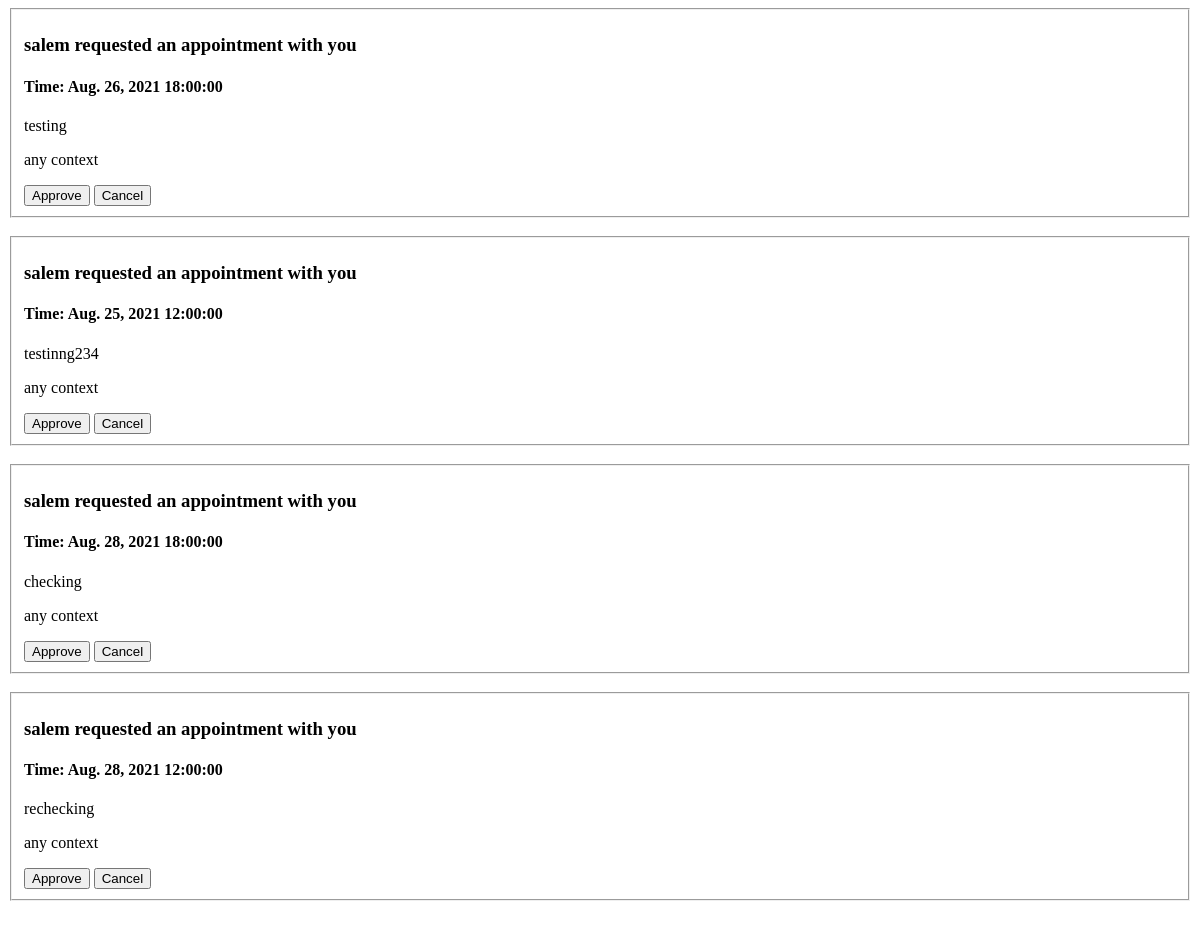
/invitations/1, run on an earlier commit of the app's database.
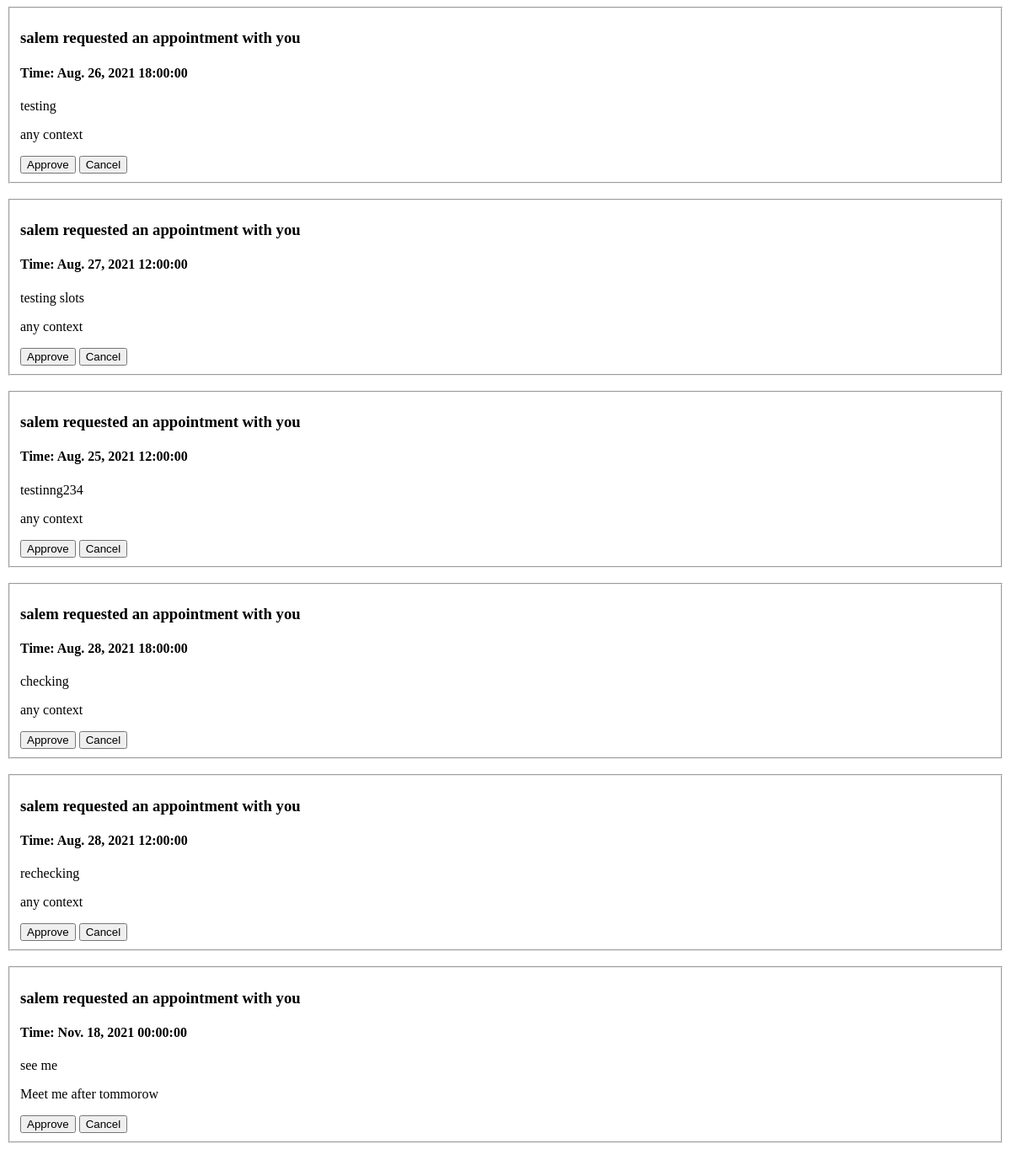
And on a later commit of the database.
### appointment/models.py (models this page shows, shortened)
class Appointment(models.Model):
    title = models.CharField(max_length=50, default="I'd like to book an appoinment.")
    inviter = models.ForeignKey(User,
            related_name='inviter',
            on_delete=models.CASCADE)
    invitee = models.ForeignKey(User,
            related_name='invitee',
            on_delete=models.CASCADE)
    date = models.DateField(default=get_date)
    time_slot = models.ForeignKey(TimeSlot,
            related_name='timeslots',
            on_delete=models.CASCADE)
    approved = models.BooleanField(default=False)
    context = models.TextField()

class TimeSlot(models.Model):
    DAYS = (
        ('Monday', 'Monday'),
        ('Tuesday', 'Tuesday'),
        ('Wednesday', 'Wednesday'),
        ('Thursday', 'Thursday'),
        ('Friday', 'Friday')
    )
    NAME_CHOICES = (
        ('morning', 'morning'),
        ('midday', 'midday'),
        ('evening', 'evening')
    )
    user = models.ForeignKey(User, on_delete=models.CASCADE, related_name="time_slot")
    day = models.CharField(max_length=10, default="Monday", choices=DAYS)
    name = models.CharField(
        choices=NAME_CHOICES, max_length=12)
    time = models.TimeField()
    def __str__(self):
        template = f"{self.time}"
        return template.format(self)

### appointment/views.py (the view)
# urls.py: path('invitations/<int:userId>', views.invited_appointments, name='invitations'),
def invited_appointments(request, userId):
    user = User.objects.get(id=userId)
    invites = user.invitee.all()
    appointments = [invite for invite in invites if invite.approved == False ]
    return render(request, 'invitedappointments.html', {"appointments": appointments})

### templates/invitedappointments.html (shortened to what this page needs)
<!DOCTYPE html>
<html lang="en">
<head>
</head>
<body>
    {% for appointment in appointments %}
        <div>
            <fieldset>
                <h3>{{ appointment.inviter }} requested an appointment with you</h3>
                <h4>Time: {{ appointment.date }} {{ appointment.time_slot }} </h4>
                <p>{{ appointment.title }}</p>
                <p>{{ appointment.context }}</p>
                <a href="{% url 'approve' appointment.id %}"><button>Approve</button></a>
                <a href="{% url 'cancel' appointment.id %}"><button>Cancel</button></a>
            </fieldset><br>
        </div>
    {% endfor %}
</body>
</html>

What changed in the data, as far as the page shows it:
now on this page (row edited): Appointment: inviter "salem", date "Aug. 27, 2021", time_slot "12:00:00", title "testing slots", context "any context"
added Appointment: inviter "salem", date "Nov. 18, 2021", time_slot "00:00:00", title "see me", context "Meet me after tommorow"
